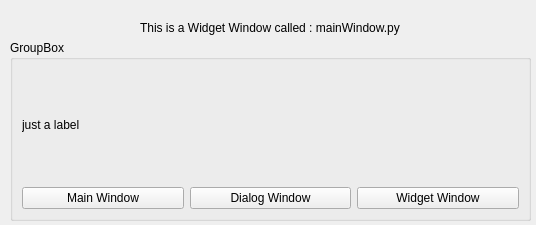
<?xml version="1.0" encoding="UTF-8"?>
<ui version="4.0">
 <class>Widget</class>
 <widget class="QWidget" name="Widget">
  <property name="geometry">
   <rect>
    <x>0</x>
    <y>0</y>
    <width>536</width>
    <height>225</height>
   </rect>
  </property>
  <property name="windowTitle">
   <string>Widget</string>
  </property>
  <widget class="QLabel" name="label">
   <property name="geometry">
    <rect>
     <x>140</x>
     <y>20</y>
     <width>291</width>
     <height>16</height>
    </rect>
   </property>
   <property name="text">
    <string>This is a Widget Window called : mainWindow.py</string>
   </property>
  </widget>
  <widget class="QGroupBox" name="groupBox">
   <property name="geometry">
    <rect>
     <x>10</x>
     <y>40</y>
     <width>521</width>
     <height>181</height>
    </rect>
   </property>
   <property name="title">
    <string>GroupBox</string>
   </property>
   <layout class="QVBoxLayout" name="verticalLayout">
    <item>
     <widget class="QLabel" name="label_2">
      <property name="text">
       <string>just a label</string>
      </property>
     </widget>
    </item>
    <item>
     <layout class="QHBoxLayout" name="horizontalLayout">
      <item>
       <widget class="QPushButton" name="btn_mainWindow">
        <property name="text">
         <string>Main Window</string>
        </property>
       </widget>
      </item>
      <item>
       <widget class="QPushButton" name="btn_dialogWindow">
        <property name="text">
         <string>Dialog Window</string>
        </property>
       </widget>
      </item>
      <item>
       <widget class="QPushButton" name="btn_widgetWindow">
        <property name="text">
         <string>Widget Window</string>
        </property>
       </widget>
      </item>
     </layout>
    </item>
   </layout>
  </widget>
 </widget>
 <resources/>
 <connections/>
</ui>
